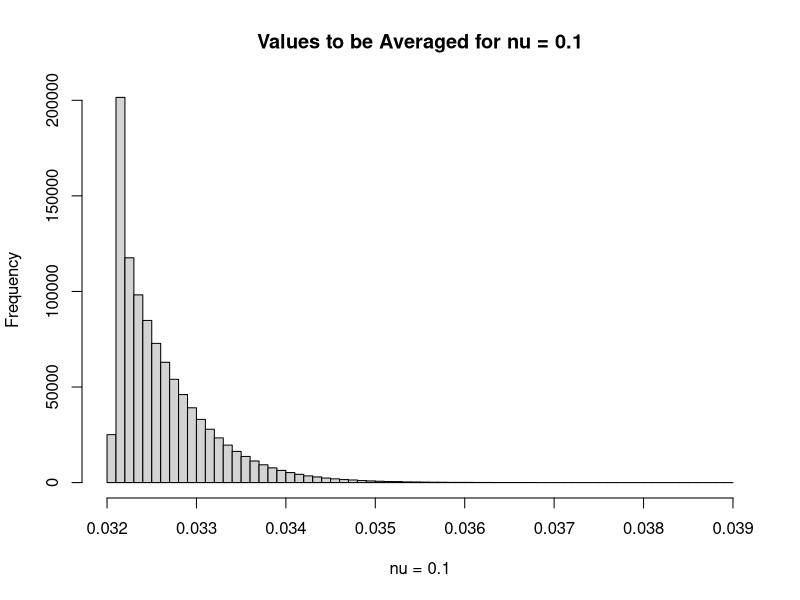
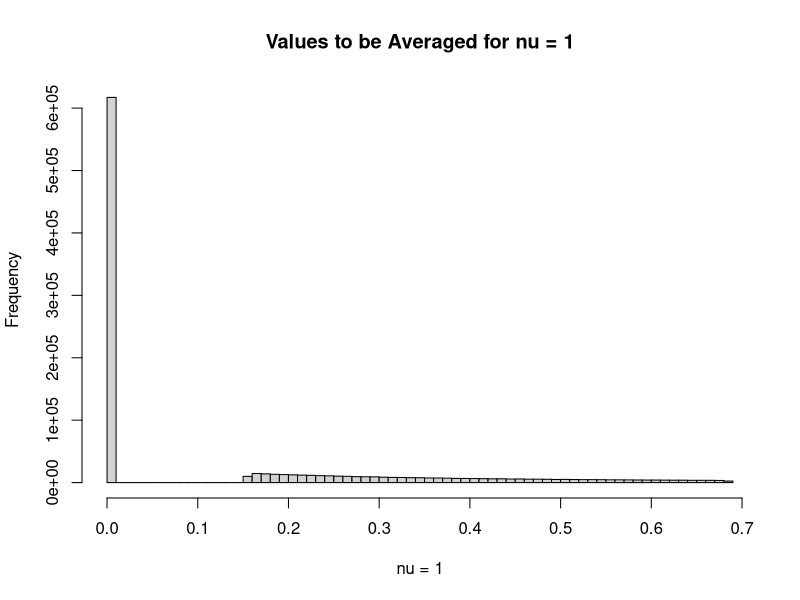
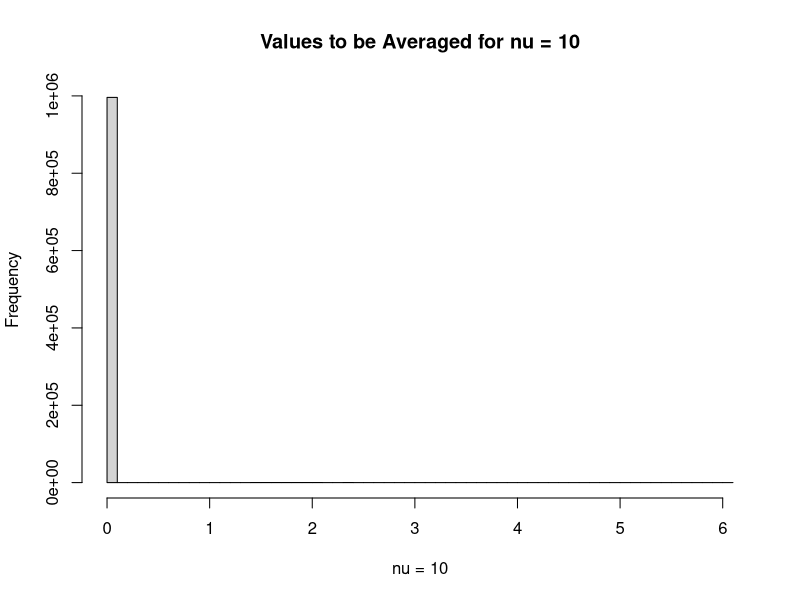
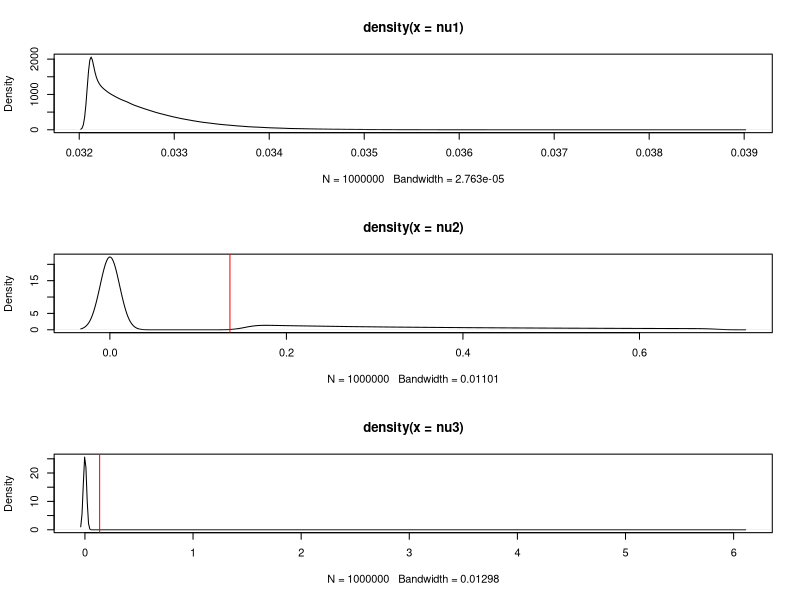

Write the R code that produced these figures, in order.
#######################
###### PROBLEM 2 ######

# ************************************************************
# If estimating mu = Int(h(x) * f(x) dx), we use
# mu = Int(h(x) * (f(x)/g(x)) * g(x) dx), where
# g is a PDF such that g(x) > 0 whenever f(x) > 0

# Either sample conditionally in the given int. range 
# OR change all samples out of the given int. range to be 0

# So we sample from g(x) and place the resulting samples in
# the expression h(x)*f(x)/g(x)

# For nu <- 0.1

# g(x) <- N(1.5, 0.1^2)


IS2 <- function(n, nu)
{
    g.x = rnorm(n, 1.5, nu^2) # Sample from g(x)
    # for(i in 1:n)
    # {
        # # If any values lie outside the integral range...
        # # Set as NA for future removal
        # if(g.x[i] > 2 | g.x[i] < 1)
        # {
            # g.x[i] = NA
        # }
    # }
    # g.x = g.x[!is.na(g.x)] # Removes values outside the int. range
    # This is h(x)*f(x)/g(x) - plug in values from g.x
    indicator <- (1 < g.x & g.x < 2)+0
    out = nu*exp(((g.x-1.5)^2)/(2*nu^2) - ((g.x^2)/2))*indicator
    out
}

nu1 = IS2(1e6, 0.1)
nu2 = IS2(1e6, 1)
nu3 = IS2(1e6, 10)

# Should be close when nu = 1, and not when the others. With small nu
# and nu3 doesn't work because the effective sample size is small,
# the nu1 does not explore the whole sample space. 

mean(nu1)
mean(nu2)
mean(nu3)

hist(nu1, main = "Values to be Averaged for nu = 0.1", xlab = "nu = 0.1", breaks = 50)
hist(nu2, main = "Values to be Averaged for nu = 1", xlab = "nu = 1", breaks = 50)
hist(nu3, main = "Values to be Averaged for nu = 10", xlab = "nu = 10", breaks = 50)


# We don't actually need to show these, they are not helpful. 
par(mfrow = c(3, 1))
plot(density(nu1))
abline(v = 0.136, col = "red")
plot(density(nu2))
abline(v = 0.136, col = "red")
plot(density(nu3))
abline(v = 0.136, col = "red")

# Our goal should be ~ 0.136, but we're not seeing that yet...




